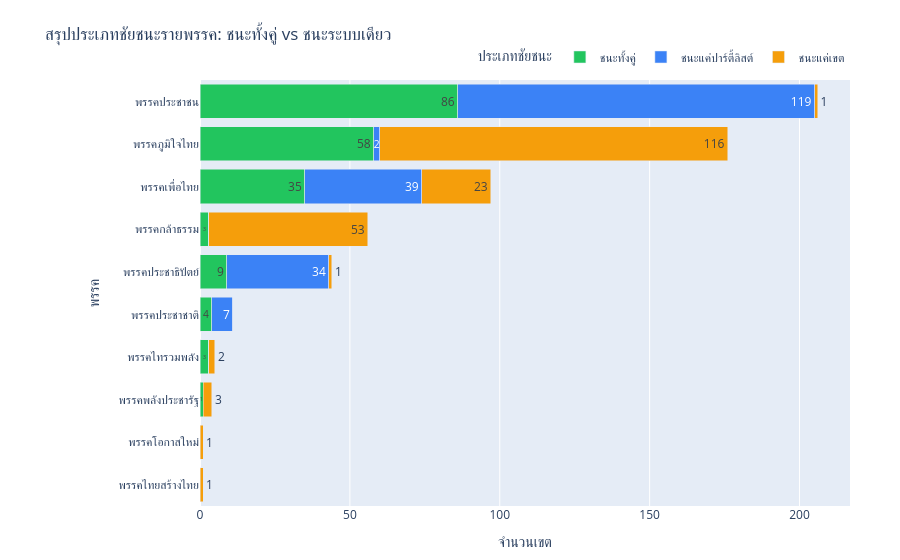

Notebook code for this chart:
### Code cell
# สร้างกราฟแท่งแนวนอน
fig = px.bar(
    final_df,
    y='Party',
    x='Count',
    color='Status',
    orientation='h',
    # กำหนดสีให้สื่อความหมายชัดเจน
    color_discrete_map={
        'ชนะทั้งคู่': '#22c55e',       # เขียว (สำเร็จสูงสุด)
        'ชนะแค่ปาร์ตี้ลิสต์': '#3b82f6', # น้ำเงิน (กระแสพรรคมา)
        'ชนะแค่เขต': '#f59e0b'         # ส้ม (ตัวบุคคลแข็งแกร่ง)
    },
    title='สรุปประเภทชัยชนะรายพรรค: ชนะทั้งคู่ vs ชนะระบบเดียว',
    labels={'Count': 'จำนวนเขต', 'Party': 'พรรค', 'Status': 'ประเภทชัยชนะ'},
    text_auto=True
)

fig.update_layout(
    barmode='stack', 
    yaxis={'categoryorder':'total ascending'},
    margin=dict(l=200, r=50, t=80, b=50),
    legend=dict(orientation="h", yanchor="bottom", y=1.02, xanchor="right", x=1)
)

fig.show()

### Figure 1 — Plotly figure (JSON) as saved in the notebook; plotly's stock layout.template omitted (floating-point values rounded to 4 significant figures)
{"data": [{"hovertemplate": "ประเภทชัยชนะ=ชนะทั้งคู่<br>จำนวนเขต=%{x}<br>พรรค=%{y}<extra></extra>", "legendgroup": "ชนะทั้งคู่", "marker": {"color": "#22c55e", "pattern": {"shape": ""}}, "name": "ชนะทั้งคู่", "orientation": "h", "showlegend": true, "textposition": "auto", "texttemplate": "%{x}", "type": "bar", "x": [9, 3, 1, 58, 0, 35, 4, 0, 3, 86], "xaxis": "x", "y": ["พรรคประชาธิปัตย์", "พรรคกล้าธรรม", "พรรคพลังประชารัฐ", "พรรคภูมิใจไทย", "พรรคไทยสร้างไทย", "พรรคเพื่อไทย", "พรรคประชาชาติ", "พรรคโอกาสใหม่", "พรรคไทรวมพลัง", "พรรคประชาชน"], "yaxis": "y"}, {"hovertemplate": "ประเภทชัยชนะ=ชนะแค่ปาร์ตี้ลิสต์<br>จำนวนเขต=%{x}<br>พรรค=%{y}<extra></extra>", "legendgroup": "ชนะแค่ปาร์ตี้ลิสต์", "marker": {"color": "#3b82f6", "pattern": {"shape": ""}}, "name": "ชนะแค่ปาร์ตี้ลิสต์", "orientation": "h", "showlegend": true, "textposition": "auto", "texttemplate": "%{x}", "type": "bar", "x": [34, 0, 0, 2, 0, 39, 7, 0, 0, 119], "xaxis": "x", "y": ["พรรคประชาธิปัตย์", "พรรคกล้าธรรม", "พรรคพลังประชารัฐ", "พรรคภูมิใจไทย", "พรรคไทยสร้างไทย", "พรรคเพื่อไทย", "พรรคประชาชาติ", "พรรคโอกาสใหม่", "พรรคไทรวมพลัง", "พรรคประชาชน"], "yaxis": "y"}, {"hovertemplate": "ประเภทชัยชนะ=ชนะแค่เขต<br>จำนวนเขต=%{x}<br>พรรค=%{y}<extra></extra>", "legendgroup": "ชนะแค่เขต", "marker": {"color": "#f59e0b", "pattern": {"shape": ""}}, "name": "ชนะแค่เขต", "orientation": "h", "showlegend": true, "textposition": "auto", "texttemplate": "%{x}", "type": "bar", "x": [1, 53, 3, 116, 1, 23, 0, 1, 2, 1], "xaxis": "x", "y": ["พรรคประชาธิปัตย์", "พรรคกล้าธรรม", "พรรคพลังประชารัฐ", "พรรคภูมิใจไทย", "พรรคไทยสร้างไทย", "พรรคเพื่อไทย", "พรรคประชาชาติ", "พรรคโอกาสใหม่", "พรรคไทรวมพลัง", "พรรคประชาชน"], "yaxis": "y"}], "layout": {"barmode": "stack", "legend": {"orientation": "h", "title": {"text": "ประเภทชัยชนะ"}, "tracegroupgap": 0, "x": 1, "xanchor": "right", "y": 1.02, "yanchor": "bottom"}, "margin": {"b": 50, "l": 200, "r": 50, "t": 80}, "title": {"text": "สรุปประเภทชัยชนะรายพรรค: ชนะทั้งคู่ vs ชนะระบบเดียว"}, "xaxis": {"anchor": "y", "domain": [0, 1], "title": {"text": "จำนวนเขต"}}, "yaxis": {"anchor": "x", "categoryorder": "total ascending", "domain": [0, 1], "title": {"text": "พรรค"}}}}
